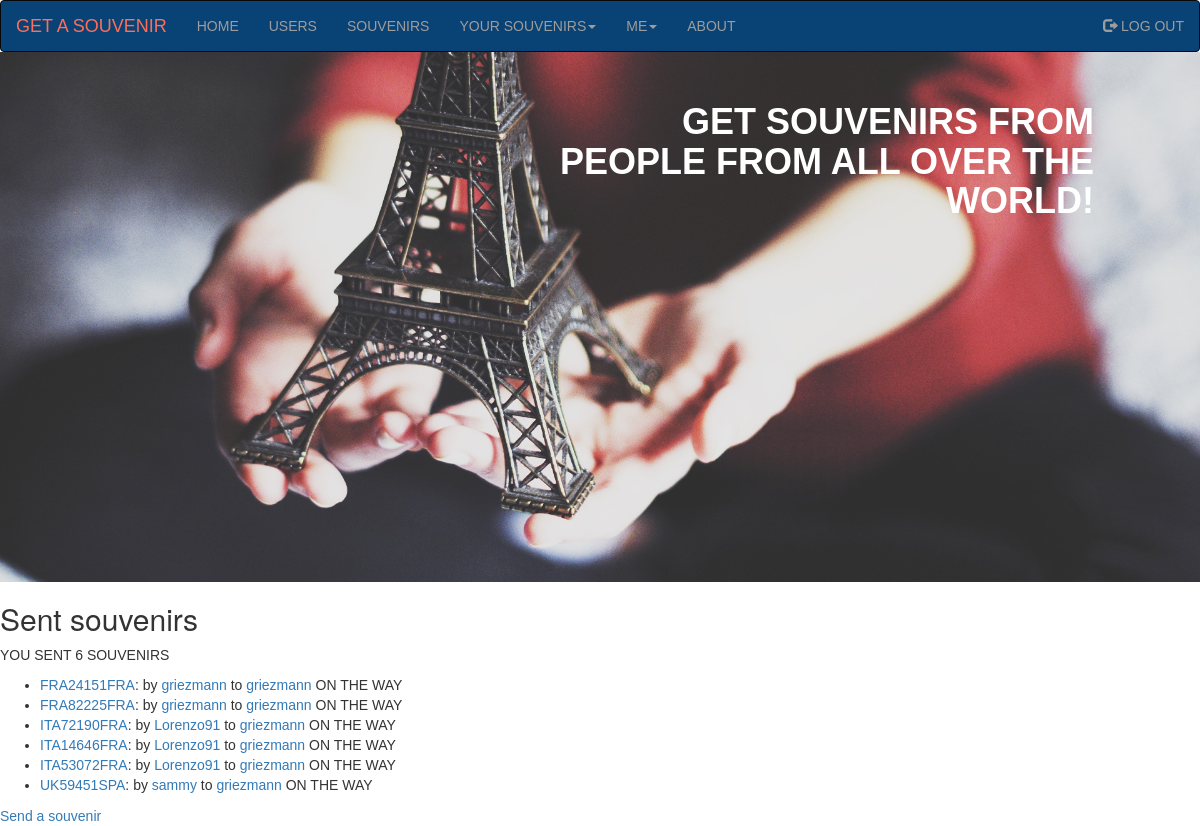
Page /on_the_way_user_souvenirs/ (signed in) on the committed database.
### souvenirs_app/models.py (models this page shows, shortened)
class Souvenir(models.Model):
    souvenir_id = models.AutoField(primary_key=True)
    slug = models.SlugField(max_length=30, verbose_name='URL')
    send_user = models.ForeignKey(UserInfo, on_delete=models.PROTECT, related_name='send_user')
    send_date = models.DateField(auto_now_add=True)
    receive_user = models.ForeignKey(UserInfo, on_delete=models.PROTECT, related_name='receive_user')
    receive_date = models.DateField(null=True, blank=True)
    send_user_img = models.ImageField(upload_to='send/', default='no-photo.png', null=True, blank=True)
    receive_user_img = models.ImageField(upload_to='receive/', default='no-photo.png', null=True, blank=True)
    send_user_message = models.TextField(max_length=500, null=True, blank=True)
    receive_user_message = models.TextField(max_length=500, null=True, blank=True)
    STATUS_CHOICES = [
        ('ON THE WAY', 'On the way'),
        ('RECEIVED', 'Received'),
    ]
    status = models.CharField(max_length=10, choices=STATUS_CHOICES, default='ON THE WAY')
    def get_absolute_url(self):
        return reverse('souvenirs_app:souvenir', kwargs={'souvenir_slug': self.slug})
    class Meta:
        verbose_name = 'Souvenir'
        verbose_name_plural = 'Souvenirs'

class UserInfo(models.Model):
    username = models.OneToOneField(User, on_delete=models.PROTECT, primary_key=True)
    slug = models.SlugField(max_length=30, verbose_name='URL')
    avatar = models.ImageField(upload_to='avatars/', default='no-avatar.jpg', null=True, blank=True)
    sex = models.CharField(max_length=6, choices=(('MALE', 'male'), ('FEMALE', 'female')))
    date_of_birthday = models.DateField(null=True, blank=True)
    country = models.ForeignKey(Country, on_delete=models.PROTECT, related_name='userinfo', unique=False)
    city = models.CharField(max_length=30)
    address = models.TextField(max_length=200)
    about = models.TextField(max_length=500, null=True, blank=True)
    def __str__(self):
        return str(self.username)
    def get_absolute_url(self):
        return reverse('souvenirs_app:user_info', kwargs={'user_info_slug': self.slug})
    class Meta:
        verbose_name = 'User_information'
        verbose_name_plural = 'User_informations'

### souvenirs_app/views.py (the view)
# urls.py: path('on_the_way_user_souvenirs/', views.OnTheWayUserSouvenirsView.as_view(), name='on_the_way_user_souvenirs'),
class OnTheWayUserSouvenirsView(LoginRequiredMixin, SouvenirsView):
    template_name = 'souvenirs_app/send_user_souvenirs.html'
    context_object_name = 'send_user_souvenirs'
    def get_queryset(self):
        return Souvenir.objects.filter(receive_user__slug=slugify(self.request.user), status='ON THE WAY')

### souvenirs_app/templates/souvenirs_app/send_user_souvenirs.html (shortened to what this page needs)
{% extends 'souvenirs_app/base.html' %}
{% block content %}
    <h2>Sent souvenirs</h2>
    <p>YOU SENT {{ send_user_souvenirs.count }} SOUVENIRS</p>
    <ul>
        {% for souvenir in send_user_souvenirs %}
            <li><a href="{{ souvenir.get_absolute_url }}">{{ souvenir.slug }}</a>:
                by
                <a href="{{ souvenir.send_user.get_absolute_url }}">{{ souvenir.send_user }}</a>
                to
                <a href="{{ souvenir.receive_user.get_absolute_url }}">{{ souvenir.receive_user }}</a>
                {{ souvenir.status }}
        {% empty %}
            <li>No souvenirs have been sent yet</li>
        {% endfor %}
    </ul>
    <a href="{% url 'souvenirs_app:create_souvenir' %}">Send a souvenir</a>
{% endblock content %}

### static/base.css (style rules this page uses)
* { margin: 0; box-sizing: border-box; font-style: normal; font-family: 'Trebuchet MS', 'Lucida Sans Unicode', 'Lucida Grande', 'Lucida Sans', Arial, sans-serif; }

### rows in the picture
Souvenir: slug "FRA24151FRA", send_user "griezmann", receive_user "griezmann", status "ON THE WAY"
Souvenir: slug "FRA82225FRA", send_user "griezmann", receive_user "griezmann", status "ON THE WAY"
Souvenir: slug "ITA72190FRA", send_user "Lorenzo91", receive_user "griezmann", status "ON THE WAY"
Souvenir: slug "ITA14646FRA", send_user "Lorenzo91", receive_user "griezmann", status "ON THE WAY"
Souvenir: slug "ITA53072FRA", send_user "Lorenzo91", receive_user "griezmann", status "ON THE WAY"
Souvenir: slug "UK59451SPA", send_user "sammy", receive_user "griezmann", status "ON THE WAY"

### other values in the picture
{{ send_user_souvenirs.count }} "6"
